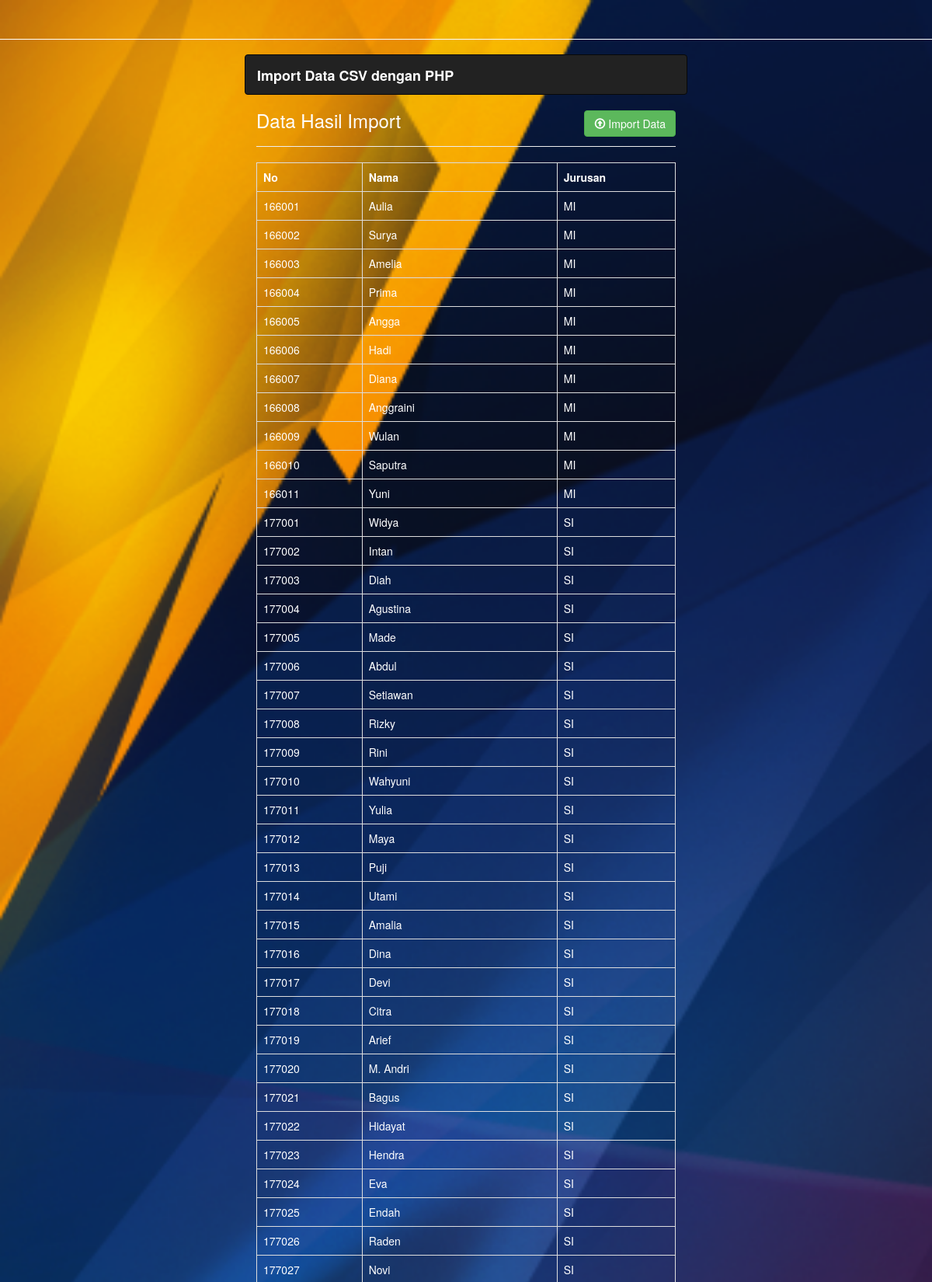
The page / (upper part) on the database its author committed.
### tables this page shows
CREATE TABLE `data` (
  `id` int(10) NOT NULL,
  `Nama` varchar(50) NOT NULL,
  `Jurusan` varchar(30) NOT NULL
);

### index.php (the view, shortened to what this page needs)
<!DOCTYPE html>
<html lang="en">
	<head>
		<link href="css/bootstrap.min.css" rel="stylesheet">
	</head>
	<body>
	<div class="container">
	<br>
		<nav class="navbar navbar-inverse" role="navigation">
			<div class="container-fluid">
				<div class="navbar-header">
					<a class="navbar-brand" style="color: white;">
					<b>Import Data CSV dengan PHP</b></a>
				</div>
			</div>
		</nav>
		<div style="padding: 0 15px;">
			<a href="form.php" class="btn btn-success pull-right">
				<span class="glyphicon glyphicon-upload"></span> Import Data
			</a>
			<font color="White">
			<h3>Data Hasil Import</h3>
			<hr>
			<div class="table-responsive">
				<table class="table table-bordered">
					<tr>
						<th>No</th>
						<th>Nama</th>
						<th>Jurusan</th>
					</tr>
					<?php
					include "koneksi.php";
					$sql = mysqli_query($connect, "SELECT * FROM data");
					while($data = mysqli_fetch_array($sql)){
						echo "<tr>";
						echo "<td>".$data['id']."</td>";
						echo "<td>".$data['Nama']."</td>";
						echo "<td>".$data['Jurusan']."</td>";
						echo "</tr>";
					}
					?>
				</table>
			</div>
		</div>
	</body>
</html>

### rows shown on the page
data: id "166001", Nama "Aulia", Jurusan "MI"
data: id "166002", Nama "Surya", Jurusan "MI"
data: id "166003", Nama "Amelia", Jurusan "MI"
data: id "166004", Nama "Prima", Jurusan "MI"
data: id "166005", Nama "Angga", Jurusan "MI"
data: id "166006", Nama "Hadi", Jurusan "MI"
data: id "166007", Nama "Diana", Jurusan "MI"
data: id "166008", Nama "Anggraini", Jurusan "MI"
data: id "166009", Nama "Wulan", Jurusan "MI"
data: id "166010", Nama "Saputra", Jurusan "MI"
data: id "166011", Nama "Yuni", Jurusan "MI"
data: id "177001", Nama "Widya", Jurusan "SI"
data: id "177002", Nama "Intan", Jurusan "SI"
data: id "177003", Nama "Diah", Jurusan "SI"
data: id "177004", Nama "Agustina", Jurusan "SI"
data: id "177005", Nama "Made", Jurusan "SI"
data: id "177006", Nama "Abdul", Jurusan "SI"
data: id "177007", Nama "Setiawan", Jurusan "SI"
data: id "177008", Nama "Rizky", Jurusan "SI"
data: id "177009", Nama "Rini", Jurusan "SI"
data: id "177010", Nama "Wahyuni", Jurusan "SI"
data: id "177011", Nama "Yulia", Jurusan "SI"
data: id "177012", Nama "Maya", Jurusan "SI"
data: id "177013", Nama "Puji", Jurusan "SI"
data: id "177014", Nama "Utami", Jurusan "SI"
data: id "177015", Nama "Amalia", Jurusan "SI"
data: id "177016", Nama "Dina", Jurusan "SI"
data: id "177017", Nama "Devi", Jurusan "SI"
data: id "177018", Nama "Citra", Jurusan "SI"
data: id "177019", Nama "Arief", Jurusan "SI"
data: id "177020", Nama "M. Andri", Jurusan "SI"
data: id "177021", Nama "Bagus", Jurusan "SI"
data: id "177022", Nama "Hidayat", Jurusan "SI"
data: id "177023", Nama "Hendra", Jurusan "SI"
data: id "177024", Nama "Eva", Jurusan "SI"
data: id "177025", Nama "Endah", Jurusan "SI"
data: id "177026", Nama "Raden", Jurusan "SI"
data: id "177027", Nama "Novi", Jurusan "SI"
